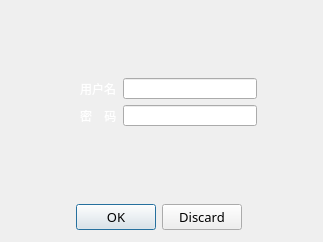
<?xml version="1.0" encoding="UTF-8"?>
<ui version="4.0">
 <class>Dialog</class>
 <widget class="QDialog" name="Dialog">
  <property name="geometry">
   <rect>
    <x>0</x>
    <y>0</y>
    <width>323</width>
    <height>242</height>
   </rect>
  </property>
  <property name="font">
   <font>
    <family>华文仿宋</family>
   </font>
  </property>
  <property name="cursor">
   <cursorShape>ArrowCursor</cursorShape>
  </property>
  <property name="windowTitle">
   <string>TEBS-CAE知识管理系统</string>
  </property>
  <property name="autoFillBackground">
   <bool>false</bool>
  </property>
  <property name="styleSheet">
   <string notr="true">background-image: url(:/image/image_source_KM.qrc);
background-image: url(:/image/image/background.jpg);
background-image: url(:/image/image/background.jpg);</string>
  </property>
  <widget class="QDialogButtonBox" name="buttonBox">
   <property name="geometry">
    <rect>
     <x>8</x>
     <y>201</y>
     <width>301</width>
     <height>32</height>
    </rect>
   </property>
   <property name="font">
    <font>
     <family>华文仿宋</family>
     <pointsize>10</pointsize>
    </font>
   </property>
   <property name="cursor">
    <cursorShape>ArrowCursor</cursorShape>
   </property>
   <property name="layoutDirection">
    <enum>Qt::LeftToRight</enum>
   </property>
   <property name="orientation">
    <enum>Qt::Horizontal</enum>
   </property>
   <property name="standardButtons">
    <set>QDialogButtonBox::Discard|QDialogButtonBox::Ok</set>
   </property>
   <property name="centerButtons">
    <bool>true</bool>
   </property>
  </widget>
  <widget class="QWidget" name="">
   <property name="geometry">
    <rect>
     <x>80</x>
     <y>78</y>
     <width>177</width>
     <height>48</height>
    </rect>
   </property>
   <layout class="QGridLayout" name="gridLayout">
    <item row="0" column="0">
     <widget class="QLabel" name="label_3">
      <property name="font">
       <font>
        <family>华文仿宋</family>
       </font>
      </property>
      <property name="styleSheet">
       <string notr="true">color: rgb(255, 255, 255);</string>
      </property>
      <property name="text">
       <string>用户名</string>
      </property>
     </widget>
    </item>
    <item row="0" column="1">
     <widget class="QLineEdit" name="lineEdit_4"/>
    </item>
    <item row="1" column="0">
     <widget class="QLabel" name="label_4">
      <property name="font">
       <font>
        <family>华文仿宋</family>
       </font>
      </property>
      <property name="styleSheet">
       <string notr="true">color: rgb(255, 255, 255);</string>
      </property>
      <property name="text">
       <string>密    码</string>
      </property>
      <property name="textFormat">
       <enum>Qt::AutoText</enum>
      </property>
     </widget>
    </item>
    <item row="1" column="1">
     <widget class="QLineEdit" name="lineEdit_3"/>
    </item>
   </layout>
  </widget>
 </widget>
 <resources>
  <include location="../00_Source/image_source_KM.qrc"/>
 </resources>
 <connections>
  <connection>
   <sender>buttonBox</sender>
   <signal>accepted()</signal>
   <receiver>Dialog</receiver>
   <slot>accept()</slot>
   <hints>
    <hint type="sourcelabel">
     <x>248</x>
     <y>254</y>
    </hint>
    <hint type="destinationlabel">
     <x>157</x>
     <y>274</y>
    </hint>
   </hints>
  </connection>
  <connection>
   <sender>buttonBox</sender>
   <signal>rejected()</signal>
   <receiver>Dialog</receiver>
   <slot>reject()</slot>
   <hints>
    <hint type="sourcelabel">
     <x>316</x>
     <y>260</y>
    </hint>
    <hint type="destinationlabel">
     <x>286</x>
     <y>274</y>
    </hint>
   </hints>
  </connection>
 </connections>
</ui>
